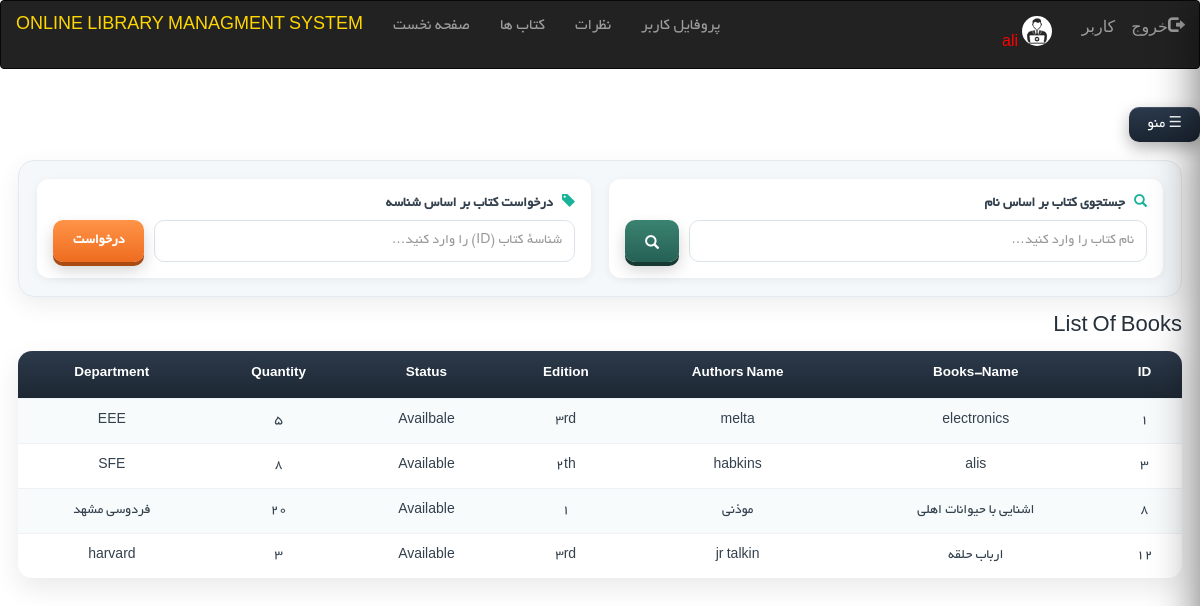
Page /books.php (signed in) on the committed database.
### tables this page shows
CREATE TABLE IF NOT EXISTS `books` (
  `bid` int NOT NULL,
  `name` varchar(100) NOT NULL,
  `authors` varchar(100) NOT NULL,
  `edition` varchar(100) NOT NULL,
  `status` varchar(100) NOT NULL,
  `quantity` int NOT NULL,
  `department` varchar(100) NOT NULL
);

### books.php (the view, shortened to what this page needs)
<?php
  include 'connection.php';
  include 'navbar.php';
?>
<!DOCTYPE html>
<html lang="en">
<head>
     <link rel="stylesheet" href="https://maxcdn.bootstrapcdn.com/bootstrap/3.4.1/css/bootstrap.min.css">
     <link rel="stylesheet"  href="./css/styles.css">
</head>
<body>
<div id="main">
  <button class="menu-btn" onclick="openNav()">&#9776; منو</button>
</div>
<div class="search-panel">
  <div class="search-card">
    <form method="post" name="form1" class="search-form">
      <label class="search-label">
        <span class="glyphicon glyphicon-search"></span> جستجوی کتاب بر اساس نام
      </label>
      <div class="search-row">
        <input type="text" class="form-control" name="search"
               placeholder="نام کتاب را وارد کنید…" required>
        <button type="submit" name="submit" class="search-btn" title="جستجو">
          <span class="glyphicon glyphicon-search"></span>
        </button>
      </div>
    </form>
  </div>
  <div class="search-card">
    <form method="post" name="form2" class="search-form">
      <label class="search-label">
        <span class="glyphicon glyphicon-tag"></span> درخواست کتاب بر اساس شناسه
      </label>
      <div class="search-row">
        <input type="text" class="form-control" name="bid"
               placeholder="شناسهٔ کتاب (ID) را وارد کنید…" required>
        <button type="submit" name="submit1" class="search-btn request">درخواست</button>
      </div>
    </form>
  </div>
</div>
   <h2>List Of Books</h2>
   <?php
    if(isset($_POST['submit'])){
       $q=mysqli_query($db,"SELECT * FROM books WHERE
       name LIKE '%$_POST[search]%' ");
        if(mysqli_num_rows($q)==0){
         echo "Sorry! No book found!";
        }
        else{
     echo "<table class='table books-table'>";
     echo "<tr class='books-head'>";
        echo "<th>";  echo "ID";   echo "</th>";
        echo "<th>";  echo "Books-Name";  echo "</th>";
        echo "<th>";  echo "Authors Name";  echo "</th>";
        echo "<th>";  echo "Edition";  echo "</th>";
        echo "<th>";  echo "Status";  echo "</th>";
        echo "<th>";  echo "Quantity";  echo "</th>";
         echo "<th>";  echo "Department";  echo "</th>";
      echo "</tr>";
      while($row=mysqli_fetch_assoc($q))
        {
            echo "<tr>";
                    echo "<td>";  echo $row['bid'];  echo "</td>";
                    echo "<td>";  echo $row['name'];  echo "</td>";
                    echo "<td>";  echo $row['authors'];  echo "</td>";
                    echo "<td>";  echo $row['edition'];  echo "</td>";
                    echo "<td>";  echo $row['status'];  echo "</td>";
                    echo "<td>";  echo $row['quantity'];  echo "</td>";
                    echo "<td>";  echo $row['department'];  echo "</td>";
            echo "</tr>";
        }
        echo "</table>";
        }
       }
      else{
         $res=mysqli_query($db,"SELECT * FROM `books`;");
     echo "<table class='table books-table'>";
     echo "<tr class='books-head'>";
        echo "<th>";  echo "ID";   echo "</th>";
        echo "<th>";  echo "Books-Name";  echo "</th>";
        echo "<th>";  echo "Authors Name";  echo "</th>";
        echo "<th>";  echo "Edition";  echo "</th>";
        echo "<th>";  echo "Status";  echo "</th>";
        echo "<th>";  echo "Quantity";  echo "</th>";
         echo "<th>";  echo "Department";  echo "</th>";
      echo "</tr>";
      while($row=mysqli_fetch_assoc($res))
        {
            echo "<tr>";
                    echo "<td>";  echo $row['bid'];  echo "</td>";
                    echo "<td>";  echo $row['name'];  echo "</td>";
                    echo "<td>";  echo $row['authors'];  echo "</td>";
                    echo "<td>";  echo $row['edition'];  echo "</td>";
                    echo "<td>";  echo $row['status'];  echo "</td>";
                    echo "<td>";  echo $row['quantity'];  echo "</td>";
                    echo "<td>";  echo $row['department'];  echo "</td>";
            echo "</tr>";
        }
        echo "</table>";
      }
              ?>
</body>
</html>

### css/styles.css (style rules this page uses)
html, body, div, span, object, iframe, h1, h2, h3, h4, h5, h6, p, blockquote, pre, abbr, address, cite, code, del, dfn, em, img, ins, kbd, q, samp, small, strong, sub, sup, var, b, i, dl, dt, dd, ol, ul, li, fieldset, form, label, legend, table, caption, tbody, tfoot, thead, tr, th, td, article, aside, canvas, details, figcaption, figure, footer, header, hgroup, menu, nav, section, summary, time, mark, audio, video { margin:0; padding:0; border:0; outline:0; font-size:100%; vertical-align:baseline; background:transparent; }
body { line-height:1; font-family: 'B Yekan', Tahoma, sans-serif; direction: rtl; text-align: right !important; }
table { border-collapse:collapse; border-spacing:0; }
input, select { vertical-align:middle; }
input { height: 25px; width: 300px; }

### books.php (style rules this page uses)
.search-panel { display: flex; flex-wrap: wrap; gap: 18px; margin: 18px; padding: 18px; background: #f5f8fa; border: 1px solid #e4eaf0; border-radius: 16px; box-shadow: 0 8px 24px rgba(0, 0, 0, .07); }
.search-card { flex: 1 1 320px; background: #ffffff; border-radius: 12px; padding: 14px 16px 16px; box-shadow: 0 2px 10px rgba(0, 0, 0, .06); }
.search-label { display: block; margin: 0 0 9px; font-size: 14px; font-weight: bold; color: #33404d; }
.search-label .glyphicon { color: #19b39a; margin-left: 6px; font-size: 13px; }
.search-row { display: flex; gap: 10px; }
.search-row .form-control { flex: 1; height: 42px; border-radius: 10px; border: 1px solid #dbe3ea; box-shadow: none; transition: border-color .2s, box-shadow .2s; }
.search-btn { height: 42px; min-width: 54px; padding: 0 20px; border: 0; border-radius: 10px; color: #ffffff; font-weight: bold; font-size: 14px; background: linear-gradient(#3b8371, #256155); box-shadow: 0 4px 0 #163a32, 0 8px 16px rgba(0, 0, 0, .18); transition: transform .12s, box-shadow .12s, background .2s; }
.search-btn.request { background: linear-gradient(#ff9448, #ee6c1f); box-shadow: 0 4px 0 #a94b12, 0 8px 16px rgba(0, 0, 0, .18); }
.books-table { width: calc(100% - 36px); margin: 0 18px 34px; background: #ffffff; border: 0; border-collapse: separate; border-spacing: 0; border-radius: 14px; overflow: hidden; box-shadow: 0 10px 28px rgba(0, 0, 0, .09); }
.books-table > tbody > tr > th { background: linear-gradient(180deg, #2c3a4b 0%, #1d2733 100%); color: #ffffff; font-size: 13.5px; font-weight: 600; padding: 14px 12px; border: 0; text-align: center; white-space: nowrap; }
.books-table > tbody > tr > td { padding: 12px; font-size: 14px; color: #33404d; border-top: 1px solid #eef2f6; border-right: 0; border-left: 0; text-align: center; vertical-align: middle; }
.books-table > tbody > tr:nth-child(even) > td { background: #f8fbfc; }
.books-table > tbody > tr:last-child > td { border-bottom: 0; }
h2 { margin: 16px 18px 12px; font-size: 22px; color: #26313c; }
.menu-btn { display: inline-flex; align-items: center; gap: 8px; margin: 18px 0 0 18px; padding: 10px 18px; border: 0; border-radius: 10px; background: linear-gradient(#2b3a4d, #1b2532); color: #ffffff; font-size: 15px; cursor: pointer; box-shadow: 0 6px 16px rgba(0, 0, 0, .3), inset 0 1px 0 rgba(255, 255, 255, .12); transition: background .2s, transform .12s; }

### rows in the picture
books: bid "1", name "electronics", authors "melta", edition "3rd", status "Availbale", quantity "5", department "EEE"
books: bid "3", name "alis", authors "habkins", edition "2th", status "Available", quantity "8", department "SFE"
books: bid "8", name "اشنایی با حیوانات اهلی", authors "موذنی", edition "1", status "Available", quantity "20", department "فردوسی مشهد"
books: bid "12", name "ارباب حلقه", authors "jr talkin", edition "3rd", status "Available", quantity "3", department "harvard"

### other values in the picture
$_SESSION['login_user'] "ali"
